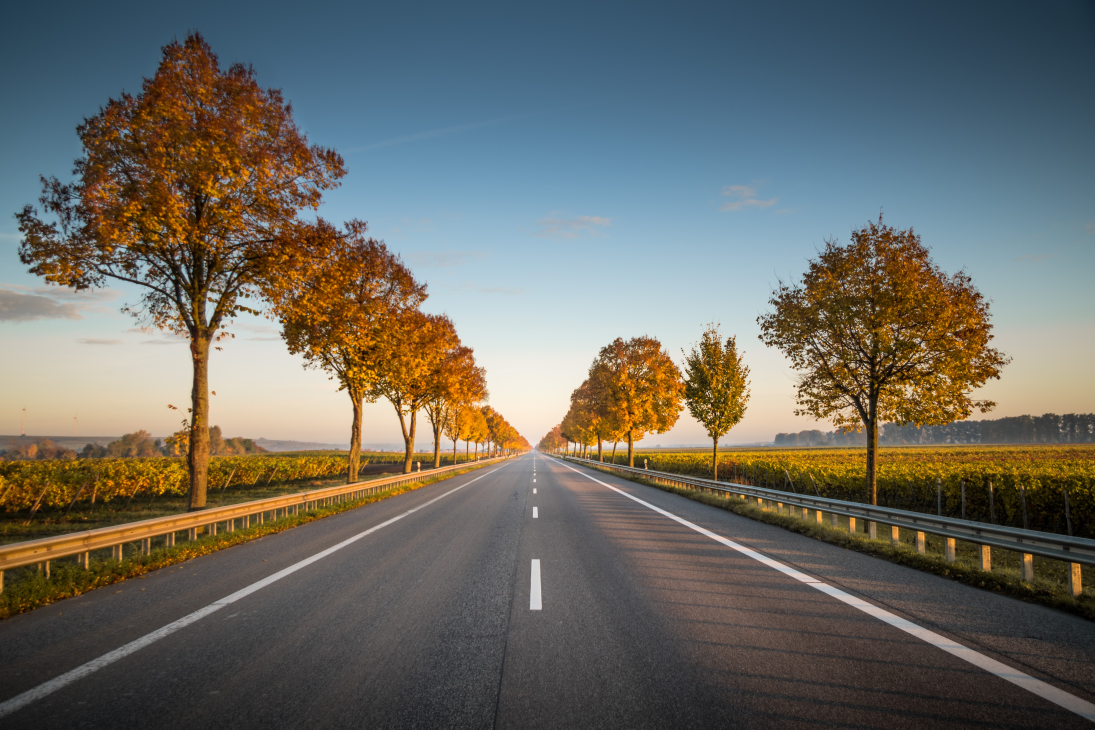
#> input picture lane2.jpg, 5472 x 3648 px (shown at 1/5 size)
$ jupyter execute --allow-errors imagepro.ipynb   (older library calls are emulated)
#> lines starting #> are read from the running program, lines starting #| are printed output that depends on the picture
[cell 1]
from PIL import Image

[cell 2]
# im = Image.open("lane1.jpg")

[cell 3]
# grey = im.convert('L')

[cell 4]
# grey.show()

[cell 5]
import cv2
import os
import glob
import numpy as np
import matplotlib .pyplot as plt

[cell 6]
# resized grey scale
im = cv2.imread('lane2.jpg')
#> im is the input picture: shape (3648, 5472, 3); mean B, G, R 98.7, 106, 106.8
# cv2.IMREAD_GRAYSCALE
width = int(im.shape[1]*0.10)
#> width = 547
height = int(im.shape[0]*0.10)
#> height = 364
reim = cv2.resize(im,(width,height))
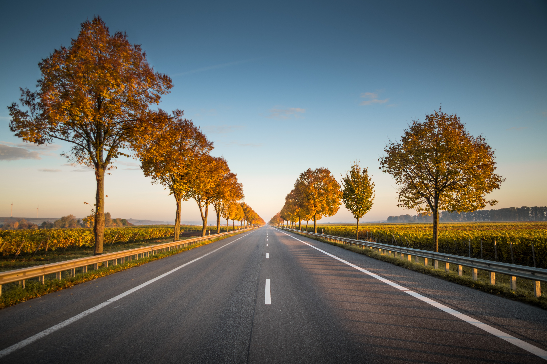
#> reim: shape (364, 547, 3); mean B, G, R 98.6, 105.9, 106.7
print(im.shape)
#| (3648, 5472, 3)

cv2.imshow("image",reim)
cv2.waitKey(0)
cv2.destroyAllWindows()

[cell 7]
# negative transformation
img_neg = 255-reim
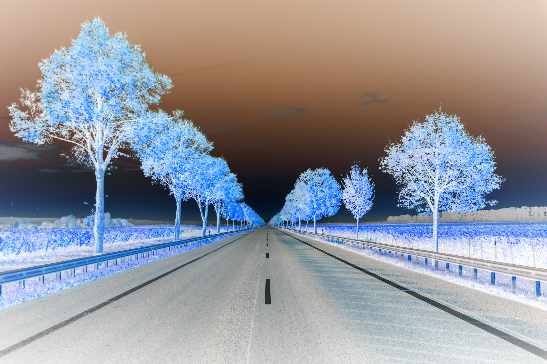
#> img_neg: shape (364, 547, 3); mean B, G, R 156.4, 149.1, 148.3
cv2.imshow('-ve',img_neg)
cv2.waitKey(0)

[cell 8]
# grey log transform
c = 200 / np.log(1 + np.max(reim))
#> c = 36.07
log_image = c * (np.log(reim + 1))
#> log_image: shape (364, 547, 3) float16; 0.01% of the values are NaN or infinite; the others: min 0, max 199.9, mean 158.9
log_image = np.array(log_image, dtype = np.uint8)
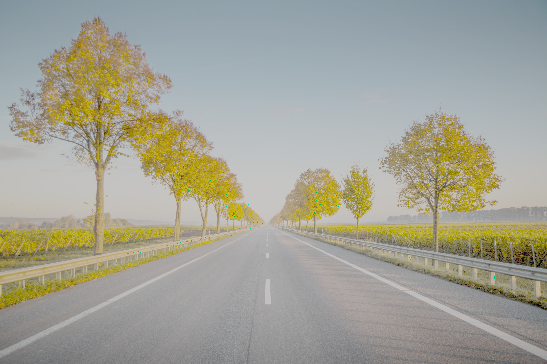
#> log_image: shape (364, 547, 3); mean B, G, R 149.7, 162.5, 162.9
cv2.imshow("image",log_image)
cv2.waitKey(0)
cv2.destroyAllWindows()

[cell 9]
# grey power -law transform
gamma = 0.5

gamma_corrected = np.array(255*(reim / 255) ** gamma, dtype = 'uint8')
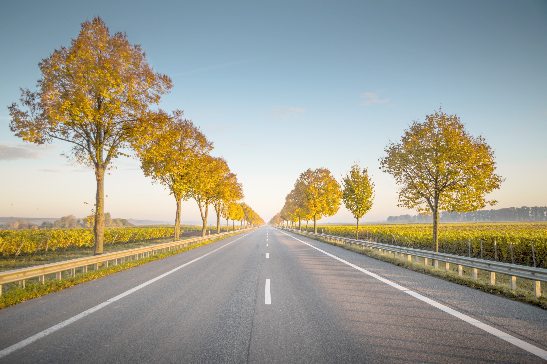
#> gamma_corrected: shape (364, 547, 3); mean B, G, R 145.1, 157.9, 158.6
cv2.imshow("image",gamma_corrected)
cv2.waitKey(0)

[cell 10]
# median filter
noise = cv2.imread('noise1.jpg')
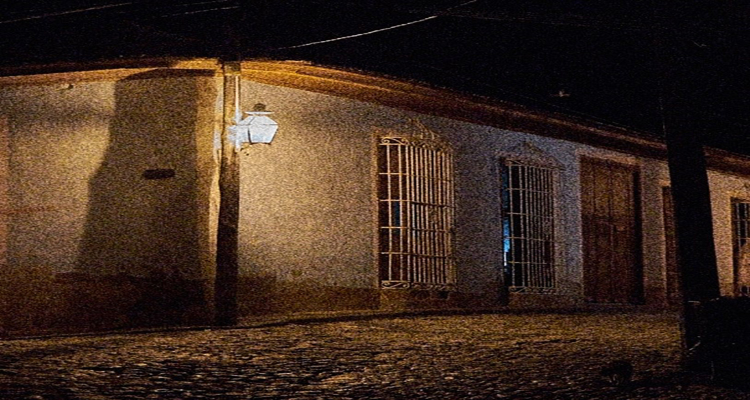
#> input picture noise1.jpg, 1500 x 800 px (shown at 1/2 size)
#> noise is the input picture: shape (800, 1500, 3); mean B, G, R 29.8, 41.5, 61
# plt.imshow(noise)
width = int(noise.shape[1]*0.50)
#> width = 750
height = int(noise.shape[0]*0.50)
#> height = 400
renoise = cv2.resize(noise,(width,height))
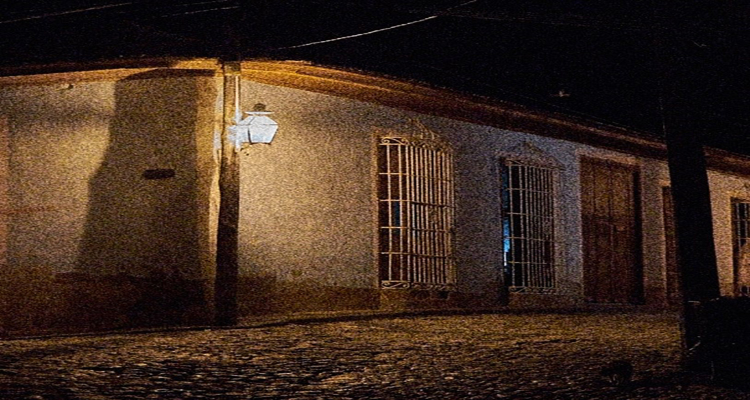
#> renoise: shape (400, 750, 3); mean B, G, R 30, 41.6, 61.1
median = cv2.medianBlur(renoise,3)
cv2.imshow("image",median)
cv2.waitKey(0)
cv2.destroyAllWindows()

[cell 11]
# normal blur
blur = cv2.blur(reim,(2,2))
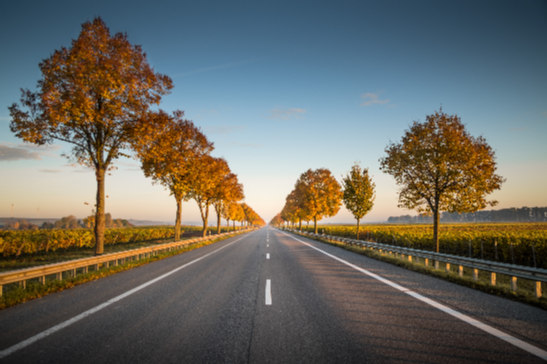
#> blur: shape (364, 547, 3); mean B, G, R 99.1, 106.3, 107.1

cv2.imshow("image",blur)
cv2.waitKey(0)
cv2.destroyAllWindows()

Gaussian Blur

[cell 12]
im = cv2.imread('lane1.jpg')
img_blur = cv2.GaussianBlur(reim, (3,3), 0)
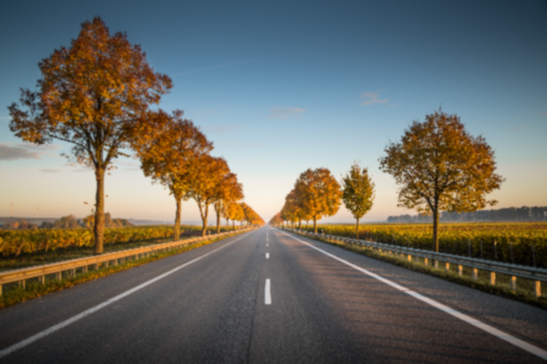
#> img_blur: shape (364, 547, 3); mean B, G, R 98.6, 105.9, 106.7
cv2.imshow('Gaussian Blur', img_blur)

cv2.waitKey(0)


# Canny Edge detection
edges = cv2.Canny(image=img_blur, threshold1=100, threshold2=200)
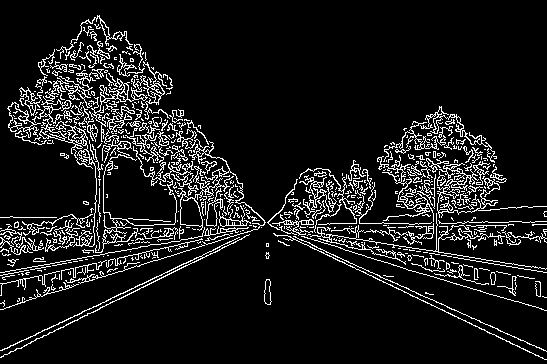
#> edges: shape (364, 547); 9.9% white in thin lines or dots
cv2.imshow('Canny Edge Detection', edges)
cv2.waitKey(0)
cv2.destroyAllWindows()
plt.imshow(edges)
plt.title('Edges')

[cell 13]
im = cv2.imread('lane1.jpg')
#> (the rest of this cell did not finish here and is left out)

#> (a cell that did not finish here is left out)

[cell 15]
edges = cv2.Canny(image=blur, threshold1=100, threshold2=200)
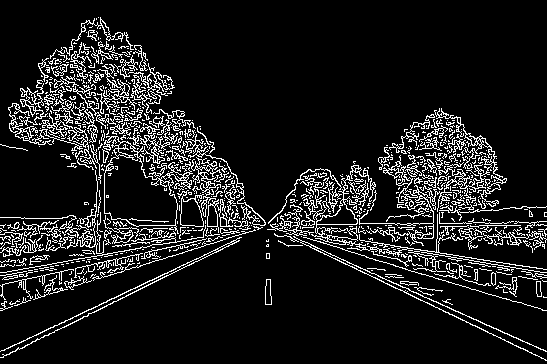
#> edges: shape (364, 547); 11.1% white in thin lines or dots


cv2.imshow('Canny Edge Detection', edges)
cv2.waitKey(0)
# cv2.destroyAllWindows()
